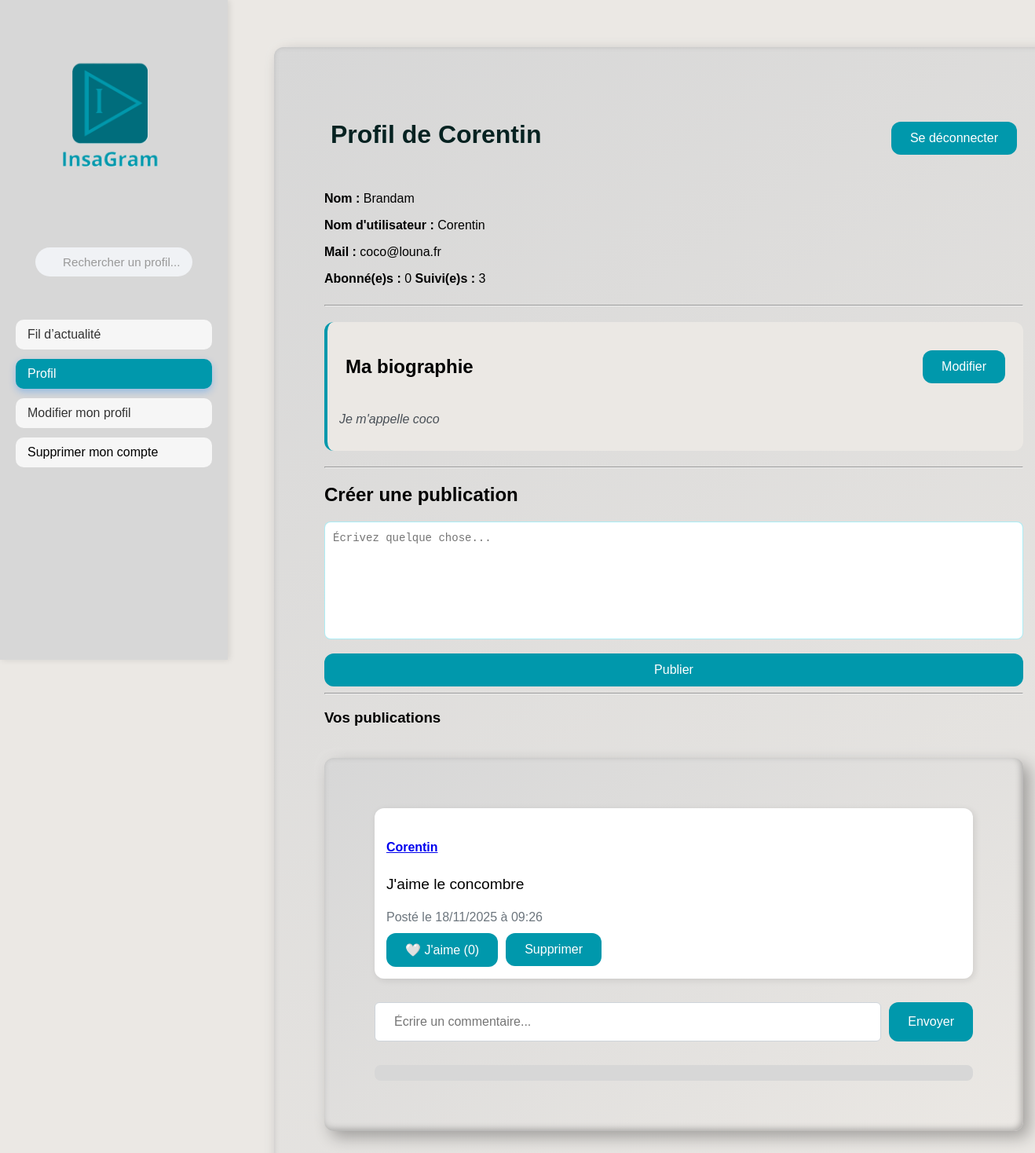
Screenshot of /profile (signed in) with the database file from the repository.
### app.py (models this page shows, shortened)
class User(db.Model):
    id = db.Column(db.Integer, primary_key=True)
    name = db.Column(db.String(80), unique=False, nullable=False)
    username = db.Column(db.String(80), unique=True, nullable=False)
    password = db.Column(db.String(80), nullable=False)
    email = db.Column(db.String(120), unique=True, nullable=False)
    biography = db.Column(db.Text, nullable=True)
    posts = db.relationship('Post', backref='author', lazy=True)
    followed = db.relationship(
        'User',
        secondary=followers,
        primaryjoin=(followers.c.follower_id == id),
        secondaryjoin=(followers.c.followed_id == id),
        backref=db.backref('followers', lazy='dynamic'),
        lazy='dynamic'
    )
    @property
    def followers_count(self):
        return self.followers.count()
    @property
    def following_count(self):
        return self.followed.count()

class Post(db.Model):
    id = db.Column(db.Integer, primary_key=True)
    user_id = db.Column(db.Integer, db.ForeignKey('user.id'), nullable=False)
    content = db.Column(db.String(255), nullable=False)
    date_posted = db.Column(db.DateTime, default=lambda: datetime.now(PARIS))
    likes = db.relationship('Like', backref='post', lazy=True)
    comments = db.relationship('Comment', backref='post', lazy=True)

### app.py (the view)
@app.route('/profile')
def profile():
    if 'username' not in session:
        return redirect(url_for('login'))
    current_user = User.query.filter_by(username=session['username']).first()
    posts = Post.query.filter_by(user_id=current_user.id).order_by(Post.date_posted.desc()).all()
    liked_post_ids = [like.post_id for like in Like.query.filter_by(user_id=current_user.id).all()]
    liked_comment_ids = [like.comment_id for like in CommentLike.query.filter_by(user_id=current_user.id).all()]
    return render_template(
        'profile.html',
        user=current_user,
        posts=posts,
        current_user=current_user,
        liked_post_ids=liked_post_ids,
        liked_comment_ids=liked_comment_ids
    )

### templates/profile.html (shortened to what this page needs)
<!DOCTYPE html>
<html lang="fr">
<head>
    <link rel="stylesheet" href="{{ url_for('static', filename='style.css') }}">
</head>
<body>
<div class="sidebar">
    <img src="{{ url_for('static', filename='images/LOGO_sidebar.png') }}" alt="Logo InsaGram" class="logo">
    <div class="container-search">
        <form method="GET" action="{{ url_for('search') }}" class="search-form">
            <input
                type="text"
                name="q"
                placeholder="Rechercher un profil..."
                aria-label="Rechercher"
                class="search-input-with-icon">
        </form>
    </div>
    <nav class="sidebar-nav">
        <form action="{{ url_for('feed') }}" method="get">
            <button
                type="submit"
                class="sidebar-btn {% if request.endpoint == 'feed' %}active{% endif %}">
                Fil d’actualité
            </button>
        </form>
        <form action="{{ url_for('profile') }}" method="get">
            <button
                type="submit"
                class="sidebar-btn {% if request.endpoint == 'profile' %}active{% endif %}">
                Profil
            </button>
        </form>
        <form action="{{ url_for('edit_profile') }}" method="get">
            <button
                type="submit"
                class="sidebar-btn">
                Modifier mon profil
            </button>
        </form>
        <form action="{{ url_for('delete_account') }}" method="get">
            <button
                type="submit"
                class="sidebar-btn btn-danger">
                Supprimer mon compte
            </button>
        </form>
    </nav>
</div>
<div class="main-content bg-light">
    <div class="container container--lg">
        <div class="flex-between">
            <h1 class="h1">Profil de {{ user.username }}</h1>
            <form action="{{ url_for('logout') }}" method="POST" style="display:inline;">
                <button type="submit" class="btn">Se déconnecter</button>
            </form>
        </div>
        <div class="row">
            <div class="col">
                <p><b>Nom :</b> {{ user.name }}</p>
                <p><b>Nom d'utilisateur :</b> {{ user.username }}</p>
                <p><b>Mail :</b> {{ user.email }}</p>
                <p>
                    <b>Abonné(e)s :</b> <span class="badge bg-primary">{{ user.followers_count }}</span>
                    <b>Suivi(e)s :</b> <span class="badge bg-primary">{{ user.following_count }}</span>
                </p>
            </div>
        </div>
        <hr>
        <div class="biography-section">
            <div class="flex-between">
                <h2>Ma biographie</h2>
                <a href="{{ url_for('edit_biography') }}" class="btn">Modifier</a>
            </div>
            {% if user.biography %}
                <p class="biography-text">{{ user.biography }}</p>
            {% else %}
                <p class="biography-text text-muted">Aucune biographie. <a href="{{ url_for('edit_biography') }}">Ajouter une biographie</a></p>
            {% endif %}
        </div>
        <hr>
        <h2>Créer une publication</h2>
        <form method="POST" action="{{ url_for('create_post') }}" style="width: 100%;">
            <textarea class="form-control textarea" name="content" rows="3" placeholder="Écrivez quelque chose..."></textarea>
            <br>
            <button type="submit" class="btn btn-primary w-100">Publier</button>
        </form>
        <hr>
        <h3>Vos publications</h3>
            {% if posts %}
            {% for post in posts %}
                <div class="container--lg posts-container" id="posts-container" style="display: flex; flex-direction: column; gap: 20px;">
                    <div class="post-card" data-post-id="{{ post.id }}" style="display: flex; gap: 15px; align-items: flex-start;">
                        <div style="flex: 1; background-color: #ffffff; padding: 15px; border-radius: var(--radius-md); box-shadow: 2px 2px 8px rgba(0,0,0,0.1);">
                            <div style="font-size: 1.2rem; margin-bottom: 10px;">
                                <h5 class="card-title mb-2">
                                    <a href="{{ url_for('user_profile', username=post.author.username) }}" class="text-decoration-none text-dark">
                                        {{ post.author.username }}
                                    </a>
                                </h5>
                                <p class="post-content">{{ post.content }}</p>
                                <small class="text-muted">Posté le {{ post.date_posted.strftime('%d/%m/%Y à %H:%M') }}</small>
                            </div>
                                <div style="display: flex; gap: 10px; margin-top: 10px;">
                                    {% set liked = post.id in liked_post_ids %}
                                    <form action="{{ url_for('like_post', post_id=post.id) }}" method="POST" style="display:inline;">
                                        <button type="submit" class="btn btn-sm {% if liked %}btn-danger{% else %}btn-outline-danger{% endif %}">
                                            {% if liked %}❤️{% else %}🤍{% endif %} J'aime ({{ post.likes | length }})
                                        </button>
                                    </form>
                                    <form action="{{ url_for('delete_post', post_id=post.id) }}" method="POST" style="display:inline;">
                                        <button type="submit" class="btn btn-danger btn-sm">Supprimer</button>
                                    </form>
                                </div>
                        </div>
                    </div>
                    <form action="{{ url_for('create_comment', post_id=post.id) }}" method="POST" style="display: flex; width: 100%; gap: 10px; margin-top: 10px;">
                        <input type="text" name="content" class="form-control form-control-sm" placeholder="Écrire un commentaire..." style="flex: 1; min-width: 0;">
                        <button type="submit" class="btn btn-sm btn-primary">Envoyer</button>
                    </form>
                    <div style="background-color: var(--background-2); padding: 10px; border-radius: var(--radius-sm); margin-top: 10px;">
                    </div>
                </div>
            {% endfor %}
        {% else %}
        <p>Vous n'avez aucun post.</p>
        {% endif %}
    </div>
</div>
</body>
</html>

### static/style.css (style rules this page uses)
:root { --background: rgb(235, 232, 228); --background-2: rgb(215, 215, 215); --bleu-ombre: #00485280; --bleu-1: #006d7cff; --bleu-2: #0098acff; --bleu-3: #00c7e153; --vert-ombre: #193e0068; --vert-1: #327c01ff; --vert-2: #46b000ff; --vert-3: #54d30046; --radius-sm: 8px; --radius-md: 12px; --radius-lg: 18px; --soft: rgba(0,127,127,0.06); --text: #062221ff; }
body { font-family: Arial, sans-serif; background-color: var(--background); display: block; margin: 0 auto; width: 100%; max-width: 1200px; min-height: 100vh; overflow-x: hidden; }
.sidebar { position: fixed; top: 0; left: 0; height: 100vh; width: 250px; background-color: var(--background-2); padding: 20px; box-shadow: 2px 0 8px rgba(0,0,0,0.1); display: flex; flex-direction: column; gap: 15px; z-index: 100; }
.sidebar-nav { display: flex; flex-direction: column; gap: 12px; width: 100%; margin-top: 20px; }
.sidebar-btn { display: block; width: 100%; background-color: #f6f6f6; border: none; color: #333; font-size: 1rem; font-weight: 500; padding: 10px 15px; border-radius: 10px; cursor: pointer; text-align: left; transition: all 0.3s ease; }
.sidebar-btn.active { background-color: var(--bleu-2); color: white; box-shadow: 0 4px 10px rgba(0, 123, 255, 0.3); transform: none; }
.sidebar-btn.btn-danger { width: 100%; background-color: #f6f6f6; color: #000000; }
.sidebar-nav form { width: 100%; }
.main-content { margin-left: 270px; padding: 20px; }
.container { background: linear-gradient(145deg, var(--background-2), var(--background)); padding: 40px; border-radius: var(--radius-md); box-shadow: 8px 8px 20px rgba(0, 0, 0, 0.3), -8px -8px 20px rgba(255, 255, 255, 0.1), inset 2px 2px 8px rgba(255, 255, 255, 0.2), inset -2px -2px 8px rgba(0, 0, 0, 0.3); text-align: center; width: 100%; max-width: 400px; transition: transform 0.2s ease, box-shadow 0.2s ease; }
.container-search { width: 100%; display: flex; justify-content: center; align-items: center; margin: 20px 0; }
.search-form { position: relative; width: 80%; max-width: 220px; display: flex; justify-content: center; }
.search-input-with-icon { width: 100%; padding: 10px 15px 10px 35px; background-color: #f0f2f5; border: none; border-radius: 25px; font-size: 0.95rem; color: #333; text-align: left; transition: all 0.3s ease; outline: none; }
.search-input-with-icon::placeholder { color: #999; }
.container--lg { background: linear-gradient(145deg, var(--background-2), var(--background)); max-width: 2000px; padding: 64px; margin: 40px auto; text-align: left; box-shadow: 8px 8px 20px rgba(0, 0, 0, 0.3), -8px -8px 20px rgba(255, 255, 255, 0.1), inset 2px 2px 8px rgba(255, 255, 255, 0.2), inset -2px -2px 8px rgba(0, 0, 0, 0.3); border-radius: var(--radius-md); }
.flex-between { display: flex; justify-content: space-between; align-items: center; padding: 0.5rem; border-radius: var(--radius-md); }
.row { display: flex; flex-wrap: wrap; margin-left: -0.75rem; margin-right: -0.75rem; }
.col { flex: 1; padding: 0 0.75rem; }
.form-control { display: block; padding: 12px 24px; font-size: 16px; line-height: 1.5; color: #212529; background-color: #fff; border: 1px solid #ced4da; border-radius: 0.375rem; transition: border-color .15s ease-in-out, box-shadow .15s ease-in-out; }
.w-100 { width: 100%; }
img.logo { width: 240px; margin-bottom: 20px; }
.h1 { margin-bottom: 30px; color: var(--text); }
.post-content, .comment-text { white-space: normal; overflow-wrap: break-word; word-break: break-word; }
.text-muted { color: #6c757d !important; }
.btn { background-color: var(--bleu-2); color: white; padding: 12px 24px; border: none; border-radius: var(--radius-md); font-size: 16px; cursor: pointer; transition: background-color 0.3s, transform 0.2s; text-decoration: none; display: inline-block; }
.btn:link, .btn:visited, .btn:hover, .btn:active { text-decoration: none !important; }
.textarea { width: 100%; height: 150px; padding: 10px; border-radius: var(--radius-sm); border: 1px solid var(--bleu-3); font-size: 14px; resize: none; box-sizing: border-box; }
.biography-section { background-color: var(--background); border-radius: var(--radius-md); padding: 15px; margin-bottom: 20px; margin-top: 20px; border-left: 4px solid var(--bleu-2); }
.biography-text { white-space: pre-line; font-style: italic; color: #495057; }

### rows the page displays
User: username "Corentin", name "Brandam", email "coco@louna.fr", biography "Je m'appelle coco"
Post: author.username "Corentin", content "J'aime le concombre", date_posted "18/11/2025 à 09:26", likes|length "0"

### other values shown
{{ user.followers_count }} "0"
{{ user.following_count }} "3"
